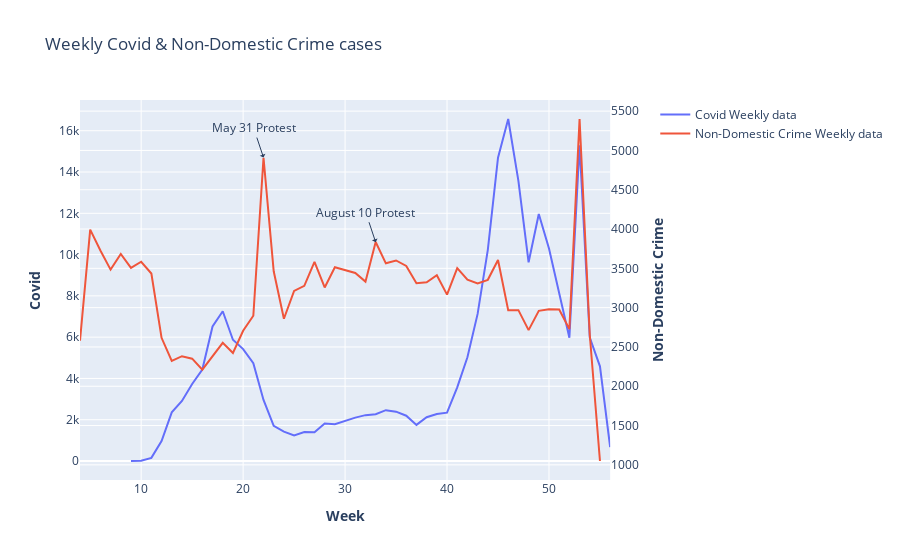

The notebook cell saved with this chart:
### Code cell
#Plotly with weekly covid and non-domestic crime data
fig = go.Figure()
fig = make_subplots(specs=[[{"secondary_y": True}]])
fig.add_trace(go.Scatter(x=covid_week.index, y=covid_week['Cases - Total'], name="Covid Weekly data"), secondary_y=False)
fig.add_trace(go.Scatter(x=nondomestic_week.index, y=nondomestic_week.Counts, name="Non-Domestic Crime Weekly data"), secondary_y=True)
fig.update_layout(title_text="Weekly Covid & Non-Domestic Crime cases")


fig.update_yaxes(title_text="<b>Covid", secondary_y=False)
fig.update_yaxes(title_text="<b>Non-Domestic Crime", secondary_y=True)
fig.update_xaxes(title_text="<b>Week")
fig.add_annotation(x=22, y=14700,
            text="May 31 Protest",
            showarrow=True,
            arrowhead=1)
fig.add_annotation(x=33, y=10600,
            text="August 10 Protest",
            showarrow=True,
            arrowhead=1)
fig.show()

### Figure 1 — Plotly figure (JSON) as saved in the notebook; plotly's stock layout.template omitted (floating-point values rounded to 4 significant figures)
{"data": [{"name": "Covid Weekly data", "type": "scatter", "x": [9, 10, 11, 12, 13, 14, 15, 16, 17, 18, 19, 20, 21, 22, 23, 24, 25, 26, 27, 28, 29, 30, 31, 32, 33, 34, 35, 36, 37, 38, 39, 40, 41, 42, 43, 44, 45, 46, 47, 48, 49, 50, 51, 52, 53, 54, 55, 56], "xaxis": "x", "y": [0, 10, 152, 968, 2356, 2909, 3729, 4431, 6520, 7255, 5875, 5422, 4738, 2959, 1700, 1424, 1241, 1401, 1391, 1820, 1780, 1960, 2103, 2222, 2268, 2463, 2391, 2193, 1748, 2122, 2274, 2342, 3570, 5029, 7127, 10230, 14693, 16569, 13570, 9628, 11967, 10294, 8113, 5971, 15296, 5976, 4587, 677], "yaxis": "y"}, {"name": "Non-Domestic Crime Weekly data", "type": "scatter", "x": [4, 5, 6, 7, 8, 9, 10, 11, 12, 13, 14, 15, 16, 17, 18, 19, 20, 21, 22, 23, 24, 25, 26, 27, 28, 29, 30, 31, 32, 33, 34, 35, 36, 37, 38, 39, 40, 41, 42, 43, 44, 45, 46, 47, 48, 49, 50, 51, 52, 53, 54, 55], "xaxis": "x", "y": [2580, 3993, 3727, 3484, 3683, 3505, 3584, 3434, 2616, 2321, 2382, 2351, 2212, 2380, 2553, 2424, 2706, 2897, 4907, 3463, 2859, 3212, 3278, 3581, 3257, 3514, 3477, 3441, 3331, 3835, 3564, 3600, 3531, 3310, 3322, 3413, 3166, 3504, 3357, 3308, 3354, 3606, 2966, 2968, 2714, 2959, 2979, 2976, 2727, 5400, 2655, 1049], "yaxis": "y2"}], "layout": {"annotations": [{"arrowhead": 1, "showarrow": true, "text": "May 31 Protest", "x": 22, "y": 14700}, {"arrowhead": 1, "showarrow": true, "text": "August 10 Protest", "x": 33, "y": 10600}], "title": {"text": "Weekly Covid & Non-Domestic Crime cases"}, "xaxis": {"anchor": "y", "domain": [0, 0.94], "title": {"text": "<b>Week"}}, "yaxis": {"anchor": "x", "domain": [0, 1], "title": {"text": "<b>Covid"}}, "yaxis2": {"anchor": "x", "overlaying": "y", "side": "right", "title": {"text": "<b>Non-Domestic Crime"}}}}
